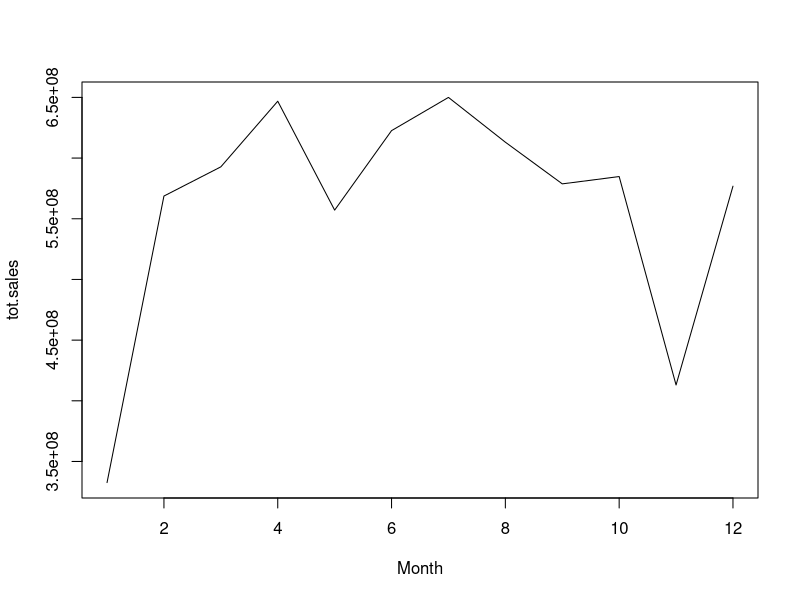
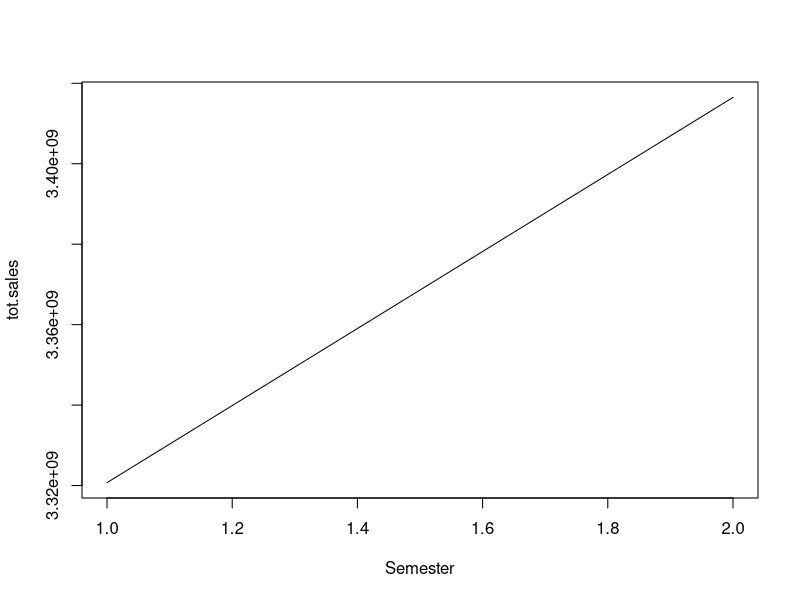
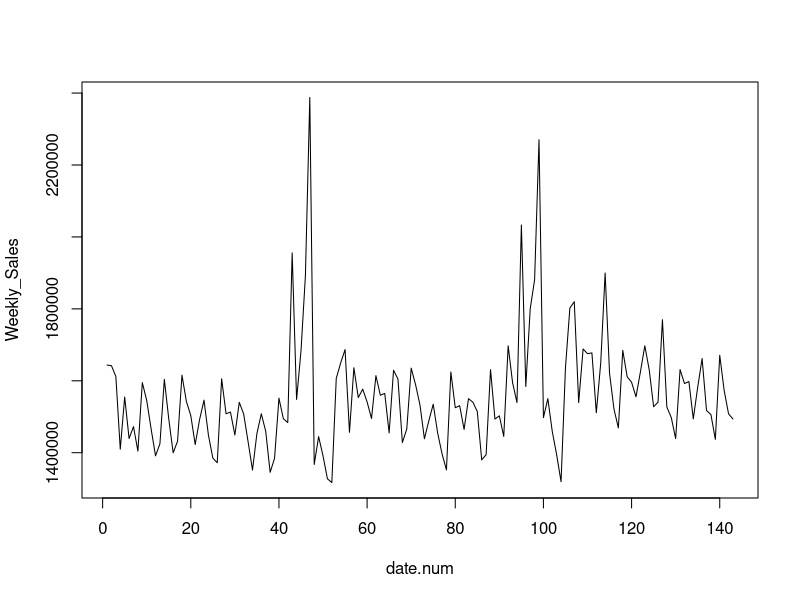
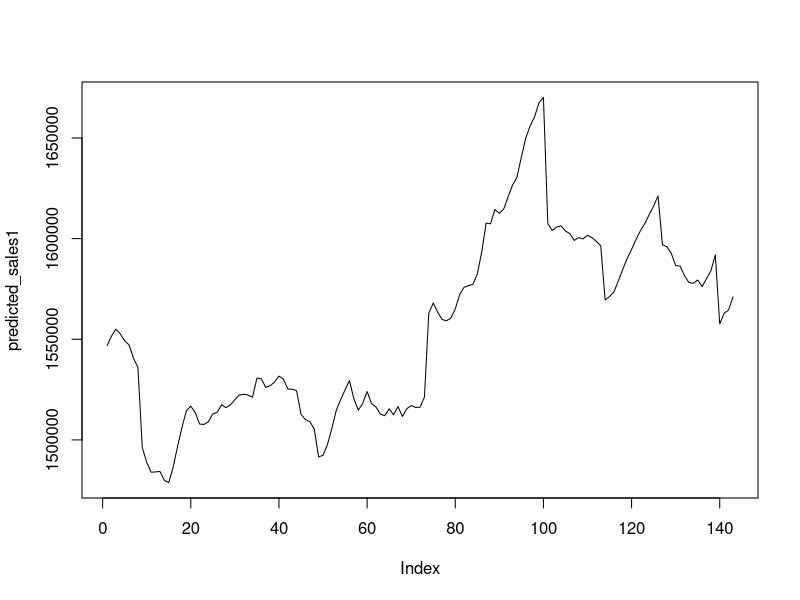
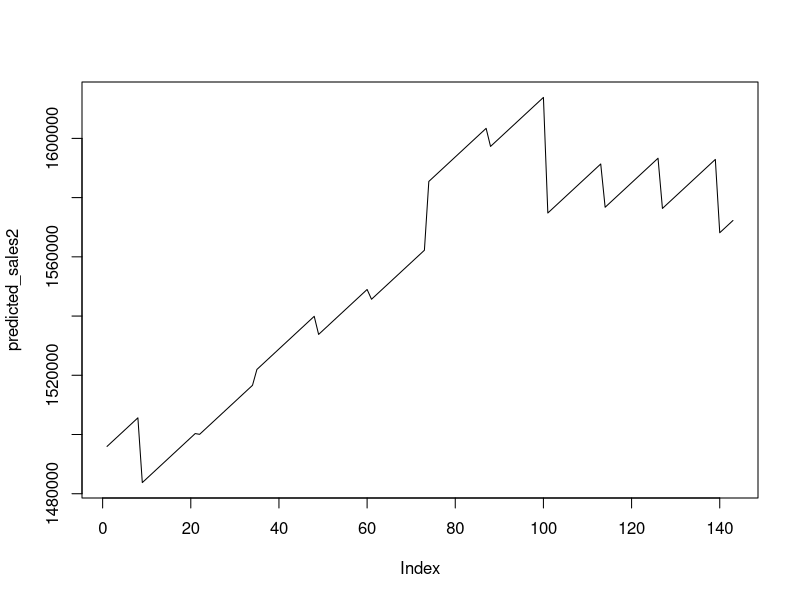

Generate these figures, in order, with R:
## ---- chunk 1
#Loading the dataset in R
library(readxl)
library(readxl)
getwd()
Walmart_Retail_store <- read_excel("Walmart Retail store.xlsx")
walmart <- Walmart_Retail_store
View(walmart)
summary(walmart)
str(walmart)
library(dplyr)
## ---- chunk 2
# Which Store has max sales
# Aggregating Weekly Sales for the Stores
max_sales <- summarize(group_by(walmart, Store), Weekly_Sales = sum(Weekly_Sales))
max_sales
## ---- chunk 3
# Which Store has max sales
# Max Weekly Sales
max(max_sales$Weekly_Sales)
## ---- chunk 4
# Which Store has max sales
# OR
View(arrange(max_sales, desc(Weekly_Sales)))
# Store 20 has the max sales of $301397792
## ---- chunk 5
# Which Store has max standard deviation? What is the coefficient of mean to standard deviation?
# Std. Deviation of Store's Weekly Sales
ssd <- summarize(group_by(walmart, Store), sd_weeklysales = sd(Weekly_Sales))
ssd
## ---- chunk 6
# Which Store has max standard deviation? What is the coefficient of mean to standard deviation?
# Max SD
max(ssd)
# Store 14 has the max Standard Deviation
## ---- chunk 7
# Which Store has max standard deviation? What is the coefficient of mean to standard deviation?
# Mean of Weekly Sales of each store
smean <- summarize(group_by(walmart, Store), m_weeklysales = mean(Weekly_Sales))
smean
## ---- chunk 8
# Which Store has max standard deviation? What is the coefficient of mean to standard deviation?
# Max Mean
max(smean)
# Store 20 has the max mean
## ---- chunk 9
# Which Store has max standard deviation? What is the coefficient of mean to standard deviation?
# Calculating Coefficient of Mean to Standard Deviation
# St. Deviation / Mean
str(walmart)
cmsd <- summarize(group_by(walmart, Store), coeff_weeklysales = mean(Weekly_Sales)/sd(Weekly_Sales))
cmsd
## ---- chunk 10
# Max Coefficient of Mean to Standard Deviation
max(cmsd$coeff_weeklysales)
# Store 37 has the max coefficient of mean to standard deviation
## ---- chunk 11
# Adding a new column for Quarters in the Walmart Data
install.packages(lubridate)
library(lubridate)
date.new <- as.Date(walmart$Date, format='%m-%d-%Y')
Quarter <- quarter(date.new)
walmart$Quarter <- Quarter
str(walmart)
## ---- chunk 12
# Calculating Quarterly Sales for each store
q.sales <- summarize(group_by(walmart, Store, Quarter), w.sales = sum(Weekly_Sales))
q.sales
## ---- chunk 13
#Creating a new DATE variable with Date formate
walmart.date <- as.Date(walmart$Date)
walmart$DATE <- walmart.date
str(walmart)
## ---- chunk 14
# Which holidays have higher mean sales than the mean sales in non-holiday season for all the stores together?
# Some holidays have a negative impact on sales
# Part 1 - Summarized the average of non-holiday sales of all the stores 
sales <- summarize(group_by(walmart, DATE), avg.sales = mean(Weekly_Sales))
sales
## ---- chunk 15
# Which holidays have higher mean sales than the mean sales in non-holiday season for all the stores together?
# Average of all the non-holiday sales
mean.sales <- mean(sales$avg.sales)
mean.sales
## ---- chunk 16
# Which holidays have higher mean sales than the mean sales in non-holiday season for all the stores together?
# Part - Summarized sales with Holiday = 1
holiday.sales <- filter(walmart, Holiday_Flag == 1)
holiday.sales1 <- summarize(group_by(holiday.sales, DATE), avg.sales = mean(Weekly_Sales))
holiday.sales1
## ---- chunk 17
# Which holidays have higher mean sales than the mean sales in non-holiday season for all the stores together?
mean.holidaysales <- mean(holiday.sales1$avg.sales)
mean.holidaysales
# Mean of holiday sales is higher than the mean of non-holiday sales
## ---- chunk 18
# Which holidays have higher mean sales than the mean sales in non-holiday season for all the stores together?
# Which mean is higher
mutate(holiday.sales1, Which.Mean.Is.Higher = ifelse(avg.sales > 1046965, "Holiday Sales", "Non-Holiday Sales"))
## ---- chunk 19
#  Provide a monthly and a semester view of sales in units and give insights
w.month <- month(date.new)
walmart$Month <- w.month
w.semester <- semester(date.new)
walmart$Semester <- w.semester
walmart
## ---- chunk 20
# Provide a monthly and a semester view of sales in units and give insights
# grouping the data by month over the years
group.month <- summarize(group_by(walmart, Month), tot.sales = sum(Weekly_Sales))
group.month
## ---- chunk 21
#  Provide a monthly and a semester view of sales in units and give insights
plot(group.month, type="l")
# The graph shows a rapid increase in the sales in month of February and a decline in sales in the month of November and an excellerated increase in sales in December
## ---- chunk 22
# Provide a monthly and a semester view of sales in units and give insights
# Grouping the data by semesters over the years
group.sem <- summarize(group_by(walmart, Semester), tot.sales = sum(Weekly_Sales))
group.sem
## ---- chunk 23
# Provide a monthly and a semester view of sales in units and give insights
plot(group.sem, type="l")
## ---- chunk 24
# Provide a monthly and a semester view of sales in units and give insights
# The graph shows an increasing trend from semester 1 to semester 2
## ---- chunk 25
####### PART 2 - Model Development ########
## ---- chunk 26
# Step 1 - Filter store 1
w.model <- filter(walmart, Store == 1)
w.model
## ---- chunk 27
# Changing Dates in days by creating a new variable
date.num = c(1:143)
cbind(w.model, date.num)
## ---- chunk 28
# Plotting the Weekly Sale of store 1 over the years for store 1 to see the trend
library(ggplot2)
with(w.model, plot(date.num, Weekly_Sales, type = "l"))
## ---- chunk 29
# Equation
# predicted y hat(Weekly_Sales) = Intercept + B1(CPI) + B2(Unemployment) + B3(Fuel Price) + B4(date.num) + E

# Hypothesis
# H0: B1 = B2 = B3 = 0    <- This means that the 3 variables have no impact on y
# H1: B1 not equal to B2 not equal to B3 not equal to 0  <- meaning that they have an impact on y
## ---- chunk 30
# Linear Regression Model
lm.walmart <- lm(formula = Weekly_Sales ~ CPI + Unemployment + Fuel_Price + date.num, data = w.model )
lm.walmart
## ---- chunk 31
summary(lm.walmart)
# Variable unemployment is significant at 5% level
# Variables CPI and Fuel_Price are not significant at 5% level
# R Squared = 0.08517
# Adjusted R Squared = 0.05865
## ---- chunk 32
# Let's see if we get better coefficients omitting CPI and Fuel_Price
# Equation
# Predicted y hat (Weekly Sales) = Intercept + B1(Unemployment) + B2(date.num) + E
lm2.walmart <- lm(formula = Weekly_Sales ~ Unemployment + date.num, data = w.model)
lm2.walmart
## ---- chunk 33
summary(lm2.walmart)
## ---- chunk 34
# The first model has a higher R squared as compared to the second model 
# The second model has better coefficients than the first model based on looking at the t value and p value. Model 2 is better as all the coefficients have a higher significance

## ---- chunk 35
# Checking how accurately the second model predicts as compared to the first model
predicted_sales1 <- predict(lm.walmart)
View(predicted_sales1)
plot(predicted_sales1, type ="l")
## ---- chunk 36
# Predicting using 2 model
predicted_sales2 <- predict(lm2.walmart)
View(predicted_sales2)
plot(predicted_sales2, type = "l")
